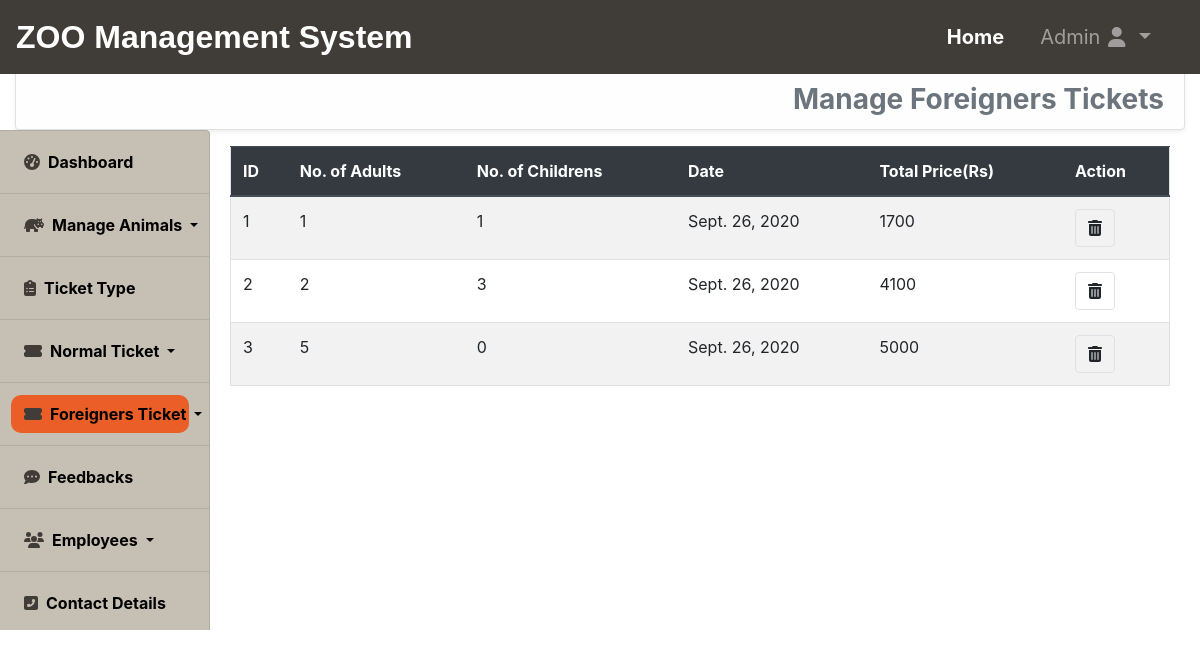
The app's page /adminuser/showforeignersticket/ (signed in) with its own data.
### adminuser/models.py (models this page shows)
class Foreigners_ticket_model(models.Model):
    adult=models.IntegerField()
    children=models.IntegerField()
    date=models.DateField(default=datetime.date.today())
    total=models.IntegerField()

### adminuser/views.py (the view)
# urls.py: path('showforeignersticket/',views.show_foreigners_tickets,name="showforeignersticket"),
def show_foreigners_tickets(request):
    if request.user.is_authenticated:
        page='Manage Foreigners Tickets'
        tickets=Foreigners_ticket_model.objects.all()
        return render(request,'adminuser/showforeignersticket.html',{'tickets':tickets,'page':page})
    else:
        return HttpResponseRedirect('/adminuser/adminlogin/')

### adminuser/templates/adminuser/showforeignersticket.html (shortened to what this page needs)
{% extends 'core/base.html' %}
{% load static %}
{% block navigationbar %}
    {% include 'core/navbar.html' %}
{% endblock navigationbar %}
{% block content %}
    <div class="container-fluid" style="margin-top:70px;">
    <h3 class="text-secondary font-weight-bold  text-right alert alert-light border shadow-sm" style="z-index:0;">{{page}}</h3>
        <div class="row">
            {% include 'adminuser/sidebar.html' %}
            <div class="col-sm-12 col-md-9 col-lg-10 offset-md-3 offset-lg-2 margin-main">
                <div class="container-fluid">
                    <div class="row">
                        <div class="col-md-12 ">
                            <table class="table table-striped border">
                                <thead class="thead-dark">
                                    <tr>
                                        <th>ID</th>
                                        <th>No. of Adults</th>
                                        <th>No. of Childrens</th>
                                        <th>Date</th>
                                        <th>Total Price(Rs)</th>
                                        <th>Action</th>
                                    </tr>
                                </thead>
                                <tbody>
                                    {% for ticket in tickets %}
                                        <tr>
                                            <td>{{ticket.id}}</td>
                                            <td>{{ticket.adult}}</td>
                                            <td>{{ticket.children}}</td>
                                            <td>{{ticket.date}}</td>
                                            <td>{{ticket.total}}</td>
                                            <td>
                                                <a href="{% url 'deleteforeignersticket' ticket.id %}" class="btn border"><i class="fas fa-trash-alt"></i></a>
                                            </td>
                                        </tr>
                                    {% endfor %}
                                </tbody>
                            </table>
                        </div>
                    </div>
                </div>
            </div>
        </div>
    </div>
{% endblock content %}

### records on screen
Foreigners_ticket_model: id "1", adult "1", children "1", date "Sept. 26, 2020", total "1700"
Foreigners_ticket_model: id "2", adult "2", children "3", date "Sept. 26, 2020", total "4100"
Foreigners_ticket_model: id "3", adult "5", children "0", date "Sept. 26, 2020", total "5000"

### other values on screen
{{ page }} "Manage Foreigners Tickets"
